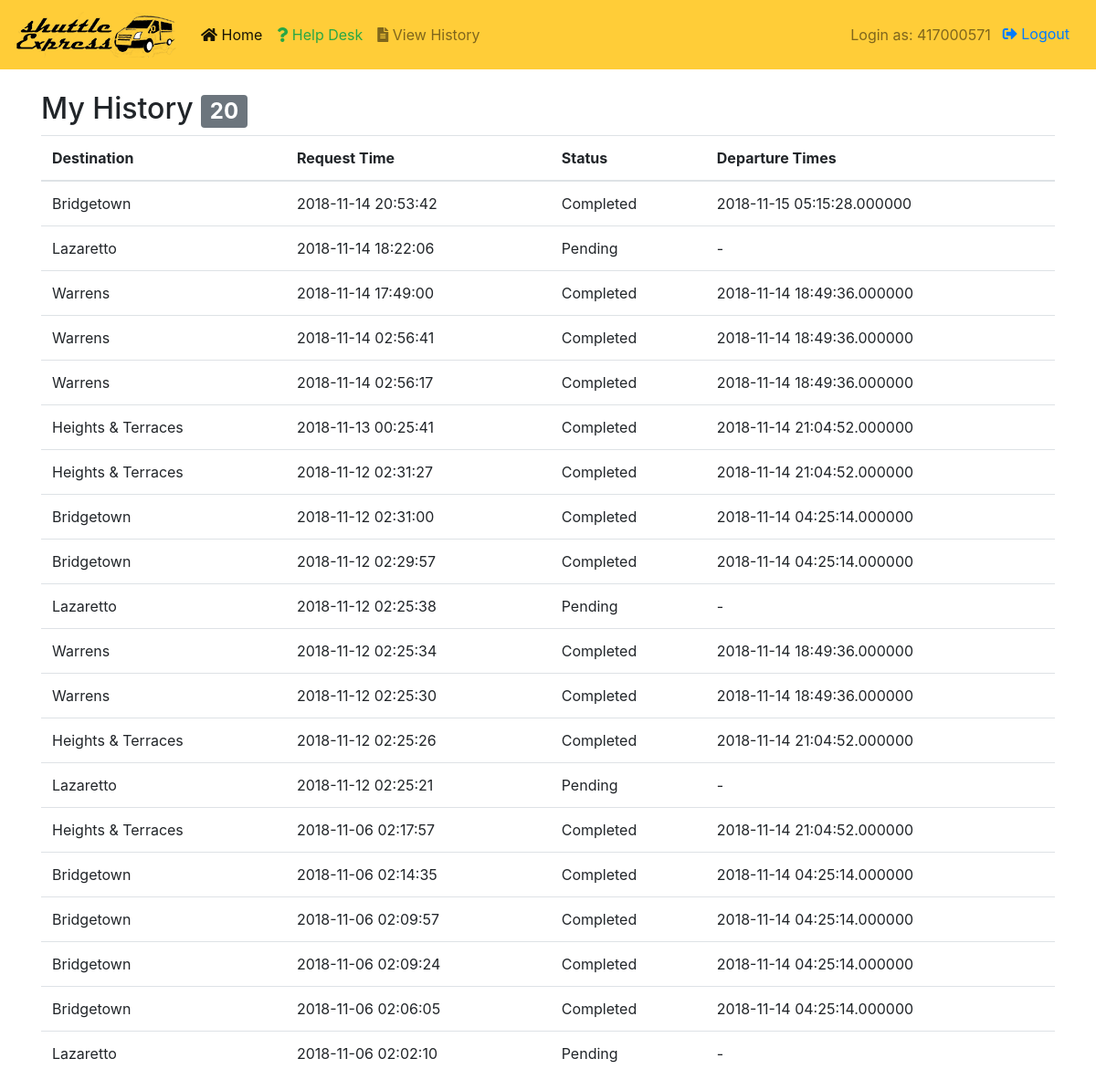
Screenshot of /view_history.php (signed in) with the database file from the repository.
### tables this page shows
CREATE TABLE `tracking` (
  `id` int(50) NOT NULL,
  `uwi_id` int(10) NOT NULL,
  `destination` varchar(50) NOT NULL,
  `pickup_time` datetime(6) DEFAULT NULL,
  `time_requested` timestamp NOT NULL DEFAULT CURRENT_TIMESTAMP,
  `status` tinyint(2) DEFAULT NULL
);

### destination_names.php (called while the page is built)
<?php
function returnDestinationName($destination)
{
  $value = "";
  if($destination == "bridgetown")
  {
    $value = "Bridgetown";
  } else if($destination == "warrens")
  {
    $value = "Warrens";
  } else if($destination == "lazaretto")
  {
    $value = "Lazaretto";
  } else if($destination == "heightsterraces")
  {
    $value = "Heights & Terraces";
  }
  return $value;
}
?>

### view_history.php (the view, shortened to what this page needs)
<?php
require_once('destination_names.php');
?>
			<?php
			include_once('header.php');
			$buffer=ob_get_contents();
			$title = "View History Page";
			$buffer = preg_replace('/(<title>)(.*?)(<\/title>)/i', '$1' . $title . '$3', $buffer);
			echo $buffer;
   		?>
    <div class="container">
      <br>
      <?php
				function parseTimeValue($time)
				{
					$value = "";
					if($time == NULL)
					{
						$value = "-";
					}
					else
					{
						$value = $time;
					}
					 return $value;
				}
        function getStaus($status)
        {
          if($status == 0)
          {
            $value = "Pending";
          } else if($status == 1)
          {
            $value = "Completed";
          } else
          {
            $value = "";
          }
          return $value;
        }
        function showAllUsersRequest($id)
        {
          $conn = new mysqli(hostname, user, password, db_name);
          $sql="SELECT destination, time_requested, status, pickup_time FROM tracking WHERE uwi_id=? ORDER BY time_requested DESC";
          if($stmt = $conn->prepare($sql))
          {
            $stmt->bind_param("s", $id);
            $stmt->execute();
            $rc = $stmt->get_result();
            if( $rc->num_rows > 0 ) {
							echo "<h2>My History <span class=\"badge badge-secondary\">".$rc->num_rows."</span></h2>";
              while ($row = $rc->fetch_assoc())
              {
                echo "<tr>";
                echo "<td>";
                echo returnDestinationName($row['destination']);
                echo "</td>";
                echo "<td>";
                echo $row['time_requested'];
                echo "</td>";
                echo "<td>";
                echo getStaus($row['status']);
                echo "</td>";
                echo "<td>";
                echo parseTimeValue($row['pickup_time']);
                echo "</td>";
                echo "</tr>";
              }
            }
            else
            {
							echo "<h2>My History <span class=\"badge badge-secondary\">".$rc->num_rows."</span></h2>";
              echo "<tr>";
              echo "<td style=\"text-align: center;\" colspan=\"4\">No History Result Found</td>";
							echo "</tr>";
            }
          } else
          {
						echo "<h2>My History <span class=\"badge badge-secondary\">".$rc->num_rows."</span></h2>";
            echo "<tr>";
            echo "<td colspan=\"4\">Failed Connection to Database</td>";
						echo "</tr>";
          }
        }
      ?>
      <div class="table-responsive">
        <table class="table table-hover">
          <thead>
            <th>Destination</th>
            <th>Request Time</th>
            <th>Status</th>
            <th>Departure Times</th>
          </thead>
          <tbody>
            <?php
              showAllUsersRequest($_SESSION['user_id']);
            ?>
          </tbody>
        </table>
      </div>
    </div>
  </body>
</html>

### header.php (shortened to what this page needs)
<!DOCTYPE html>
<html>
  <head>
    <link rel="stylesheet" href="css/style.css">
    <link rel="stylesheet" href="css/all.css">
    <link rel="stylesheet" href="https://maxcdn.bootstrapcdn.com/bootstrap/4.1.3/css/bootstrap.min.css">
  </head>
  <body>
    <nav class="navbar navbar-expand-lg navbar-light my-color">
      <a class="navbar-brand" href="home.php"><img alt="shuttleExpress"src="image/logo3-sm-cp.png" /></a>
      <div class="collapse navbar-collapse" id="navbarText">
        <ul class="navbar-nav mr-auto">
          <li class="nav-item active">
            <a class="nav-link" href="home.php"><i class="fas fa-home"></i> Home <span class="sr-only">(current)</span></a>
          </li>
          <li class="nav-item">
            <a class="nav-link text-success" href="help.php"><i class="fas fa-question"></i> Help Desk</a>
          </li>
          <li class="nav-item"
           <?php
            if(($_SESSION['admin_status'] == 1))
            {
              echo "style=\"display: none\" ";
            }
          ?>
           >
            <a class="nav-link" href="view_history.php"><i class="fas fa-file-alt"></i> View History</a>
          </li>
        </ul>
        <ul class="navbar-nav">
        	<span class="navbar-text">
          <?php
            echo "Login as: ".$_SESSION['user_id']."";
          ?>
        </span>
					<a class="btn btn-link" href="logout.php"><i class="fas fa-sign-out-alt"></i> Logout</a>
        </ul>
      </div>
    </nav>

### css/style.css (style rules this page uses)
.my-color { background-color: rgba(255,193,7,0.8); }

### css/all.css (style rules this page uses)
.fa, .fas, .far, .fal, .fab { -moz-osx-font-smoothing: grayscale; -webkit-font-smoothing: antialiased; display: inline-block; font-style: normal; font-variant: normal; text-rendering: auto; line-height: 1; }
.fa-file-alt:before { content: "\f15c"; }
.fa-home:before { content: "\f015"; }
.fa-question:before { content: "\f128"; }
.fa-sign-out-alt:before { content: "\f2f5"; }
.fa, .fas { font-family: 'Font Awesome 5 Free'; font-weight: 900; }

### rows the page displays
tracking: destination "Bridgetown", time_requested "2018-11-14 20:53:42", status "Completed", pickup_time "2018-11-15 05:15:28.000000"
tracking: destination "Lazaretto", time_requested "2018-11-14 18:22:06", status "Pending", pickup_time "-"
tracking: destination "Warrens", time_requested "2018-11-14 17:49:00", status "Completed", pickup_time "2018-11-14 18:49:36.000000"
tracking: destination "Warrens", time_requested "2018-11-14 02:56:41", status "Completed", pickup_time "2018-11-14 18:49:36.000000"
tracking: destination "Warrens", time_requested "2018-11-14 02:56:17", status "Completed", pickup_time "2018-11-14 18:49:36.000000"
tracking: destination "Heights & Terraces", time_requested "2018-11-13 00:25:41", status "Completed", pickup_time "2018-11-14 21:04:52.000000"
tracking: destination "Heights & Terraces", time_requested "2018-11-12 02:31:27", status "Completed", pickup_time "2018-11-14 21:04:52.000000"
tracking: destination "Bridgetown", time_requested "2018-11-12 02:31:00", status "Completed", pickup_time "2018-11-14 04:25:14.000000"
tracking: destination "Bridgetown", time_requested "2018-11-12 02:29:57", status "Completed", pickup_time "2018-11-14 04:25:14.000000"
tracking: destination "Lazaretto", time_requested "2018-11-12 02:25:38", status "Pending", pickup_time "-"
tracking: destination "Warrens", time_requested "2018-11-12 02:25:34", status "Completed", pickup_time "2018-11-14 18:49:36.000000"
tracking: destination "Warrens", time_requested "2018-11-12 02:25:30", status "Completed", pickup_time "2018-11-14 18:49:36.000000"
tracking: destination "Heights & Terraces", time_requested "2018-11-12 02:25:26", status "Completed", pickup_time "2018-11-14 21:04:52.000000"
tracking: destination "Lazaretto", time_requested "2018-11-12 02:25:21", status "Pending", pickup_time "-"
tracking: destination "Heights & Terraces", time_requested "2018-11-06 02:17:57", status "Completed", pickup_time "2018-11-14 21:04:52.000000"
tracking: destination "Bridgetown", time_requested "2018-11-06 02:14:35", status "Completed", pickup_time "2018-11-14 04:25:14.000000"
tracking: destination "Bridgetown", time_requested "2018-11-06 02:09:57", status "Completed", pickup_time "2018-11-14 04:25:14.000000"
tracking: destination "Bridgetown", time_requested "2018-11-06 02:09:24", status "Completed", pickup_time "2018-11-14 04:25:14.000000"
tracking: destination "Bridgetown", time_requested "2018-11-06 02:06:05", status "Completed", pickup_time "2018-11-14 04:25:14.000000"
tracking: destination "Lazaretto", time_requested "2018-11-06 02:02:10", status "Pending", pickup_time "-"

### other values shown
$_SESSION['user_id'] "417000571"
$rc->num_rows "20"
